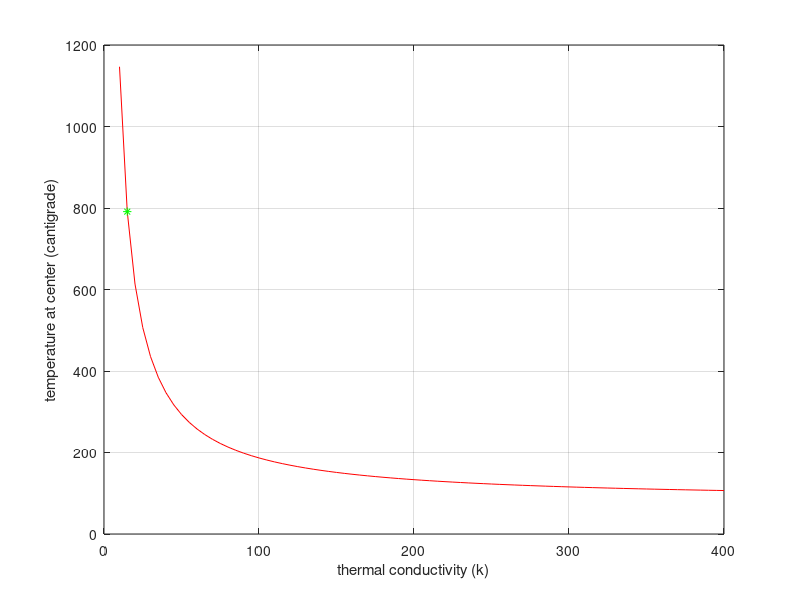

Write the MATLAB code that produced this figure.
% heat transfer homework-3 question-4 
%plot of temperature versus thermal conductivity coefficent

clc;
clear;

e = 4*10^7;
Ts = 80;
k = 10:5:400;
r0 = 0.04;

T = Ts + (e * r0^2/6)*(k.^-1);

index = find(k == 15);
T_point = T(index);

plot(k,T,'r',k(index),T_point,'g*')
grid
xlabel('thermal conductivity (k)')
ylabel('temperature at center (cantigrade)')



